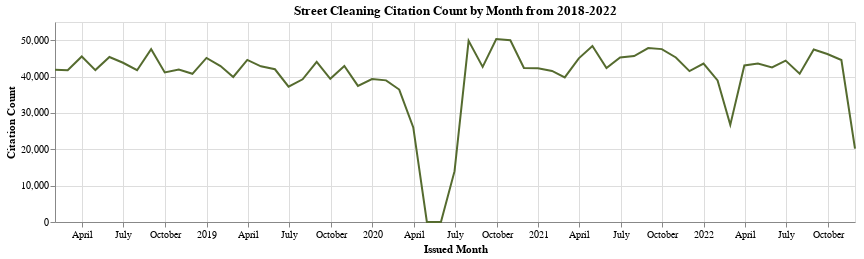

The notebook cell this image was saved under:
### Code cell
# Visualize the table
alt.Chart(st_cleaning_month_count,
    width=800,
    height=200).mark_line(color='darkolivegreen').encode(
    x=alt.X('Citation Issued DateTime', title='Issued Month', axis=alt.Axis(labelAngle=0)),
    y=alt.Y('Citation Number',title='Citation Count') ## change format to 100K?
).properties(
    title='Street Cleaning Citation Count by Month from 2018-2022'
)

### Figure 1 — Vega-Lite specification as saved in the notebook (floating-point values rounded to 4 significant figures)
{"$schema": "https://vega.github.io/schema/vega-lite/v4.17.0.json", "config": {"view": {"continuousHeight": 300, "continuousWidth": 400}}, "data": {"name": "data-94a6906d7932f3c5faaab3fd77f83b88"}, "datasets": {"data-94a6906d7932f3c5faaab3fd77f83b88": [{"Citation Issued DateTime": "2018-01-31T00:00:00", "Citation Number": 41850}, {"Citation Issued DateTime": "2018-02-28T00:00:00", "Citation Number": 41716}, {"Citation Issued DateTime": "2018-03-31T00:00:00", "Citation Number": 45534}, {"Citation Issued DateTime": "2018-04-30T00:00:00", "Citation Number": 41777}, {"Citation Issued DateTime": "2018-05-31T00:00:00", "Citation Number": 45374}, {"Citation Issued DateTime": "2018-06-30T00:00:00", "Citation Number": 43792}, {"Citation Issued DateTime": "2018-07-31T00:00:00", "Citation Number": 41732}, {"Citation Issued DateTime": "2018-08-31T00:00:00", "Citation Number": 47519}, {"Citation Issued DateTime": "2018-09-30T00:00:00", "Citation Number": 41123}, {"Citation Issued DateTime": "2018-10-31T00:00:00", "Citation Number": 41943}, {"Citation Issued DateTime": "2018-11-30T00:00:00", "Citation Number": 40750}, {"Citation Issued DateTime": "2018-12-31T00:00:00", "Citation Number": 45121}, {"Citation Issued DateTime": "2019-01-31T00:00:00", "Citation Number": 42896}, {"Citation Issued DateTime": "2019-02-28T00:00:00", "Citation Number": 39880}, {"Citation Issued DateTime": "2019-03-31T00:00:00", "Citation Number": 44583}, {"Citation Issued DateTime": "2019-04-30T00:00:00", "Citation Number": 42819}, {"Citation Issued DateTime": "2019-05-31T00:00:00", "Citation Number": 41999}, {"Citation Issued DateTime": "2019-06-30T00:00:00", "Citation Number": 37218}, {"Citation Issued DateTime": "2019-07-31T00:00:00", "Citation Number": 39242}, {"Citation Issued DateTime": "2019-08-31T00:00:00", "Citation Number": 44010}, {"Citation Issued DateTime": "2019-09-30T00:00:00", "Citation Number": 39378}, {"Citation Issued DateTime": "2019-10-31T00:00:00", "Citation Number": 42914}, {"Citation Issued DateTime": "2019-11-30T00:00:00", "Citation Number": 37438}, {"Citation Issued DateTime": "2019-12-31T00:00:00", "Citation Number": 39318}, {"Citation Issued DateTime": "2020-01-31T00:00:00", "Citation Number": 38952}, {"Citation Issued DateTime": "2020-02-29T00:00:00", "Citation Number": 36430}, {"Citation Issued DateTime": "2020-03-31T00:00:00", "Citation Number": 26014}, {"Citation Issued DateTime": "2020-04-30T00:00:00", "Citation Number": 1}, {"Citation Issued DateTime": "2020-05-31T00:00:00", "Citation Number": 2}, {"Citation Issued DateTime": "2020-06-30T00:00:00", "Citation Number": 13981}, {"Citation Issued DateTime": "2020-07-31T00:00:00", "Citation Number": 49819}, {"Citation Issued DateTime": "2020-08-31T00:00:00", "Citation Number": 42647}, {"Citation Issued DateTime": "2020-09-30T00:00:00", "Citation Number": 50298}, {"Citation Issued DateTime": "2020-10-31T00:00:00", "Citation Number": 49973}, {"Citation Issued DateTime": "2020-11-30T00:00:00", "Citation Number": 42348}, {"Citation Issued DateTime": "2020-12-31T00:00:00", "Citation Number": 42251}, {"Citation Issued DateTime": "2021-01-31T00:00:00", "Citation Number": 41547}, {"Citation Issued DateTime": "2021-02-28T00:00:00", "Citation Number": 39776}, {"Citation Issued DateTime": "2021-03-31T00:00:00", "Citation Number": 45004}, {"Citation Issued DateTime": "2021-04-30T00:00:00", "Citation Number": 48407}, {"Citation Issued DateTime": "2021-05-31T00:00:00", "Citation Number": 42308}, {"Citation Issued DateTime": "2021-06-30T00:00:00", "Citation Number": 45255}, {"Citation Issued DateTime": "2021-07-31T00:00:00", "Citation Number": 45633}, {"Citation Issued DateTime": "2021-08-31T00:00:00", "Citation Number": 47818}, {"Citation Issued DateTime": "2021-09-30T00:00:00", "Citation Number": 47542}, {"Citation Issued DateTime": "2021-10-31T00:00:00", "Citation Number": 45234}, {"Citation Issued DateTime": "2021-11-30T00:00:00", "Citation Number": 41493}, {"Citation Issued DateTime": "2021-12-31T00:00:00", "Citation Number": 43562}, {"Citation Issued DateTime": "2022-01-31T00:00:00", "Citation Number": 38948}, {"Citation Issued DateTime": "2022-02-28T00:00:00", "Citation Number": 26712}, {"Citation Issued DateTime": "2022-03-31T00:00:00", "Citation Number": 43038}, {"Citation Issued DateTime": "2022-04-30T00:00:00", "Citation Number": 43567}, {"Citation Issued DateTime": "2022-05-31T00:00:00", "Citation Number": 42526}, {"Citation Issued DateTime": "2022-06-30T00:00:00", "Citation Number": 44386}, {"Citation Issued DateTime": "2022-07-31T00:00:00", "Citation Number": 40768}, {"Citation Issued DateTime": "2022-08-31T00:00:00", "Citation Number": 47445}, {"Citation Issued DateTime": "2022-09-30T00:00:00", "Citation Number": 46201}, {"Citation Issued DateTime": "2022-10-31T00:00:00", "Citation Number": 44533}, {"Citation Issued DateTime": "2022-11-30T00:00:00", "Citation Number": 20161}]}, "encoding": {"x": {"axis": {"labelAngle": 0}, "field": "Citation Issued DateTime", "title": "Issued Month", "type": "temporal"}, "y": {"field": "Citation Number", "title": "Citation Count", "type": "quantitative"}}, "height": 200, "mark": {"color": "darkolivegreen", "type": "line"}, "title": "Street Cleaning Citation Count by Month from 2018-2022", "width": 800}
